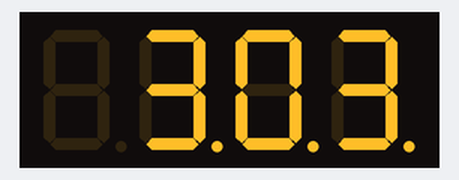
Recording of a program running on a simulated Raspberry Pi (BCM pin numbers), started with the arguments 3 3. On the bench: 4-digit seven-segment display. Library files of the repository ran but are not shown: tm1637.py; what the program prints to the terminal is not drawn. At 5.0 s the program stops and its outputs stay as they are.

Above: at 0.1 s.
At 4.6 s:
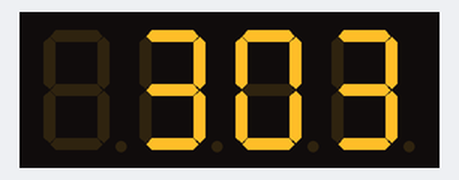

The program:

show_time.py
```python
#!/usr/bin/python

import sys
import time
from tm1637 import TM1637

hour = int(sys.argv[1])
minute = int(sys.argv[2])

pin_clk = 26
pin_dio = 16
brightness = 2

Display = TM1637(pin_clk, pin_dio, brightness)

Display.Clear()

if hour < 10:
  Display.Show1(1, hour)
else:
  d = 0
  for n in str(hour):
    Display.Show1(d, int(n))
    d = d + 1

if minute < 10:
  Display.Show1(2, 0)
  Display.Show1(3, minute)
else:
  d = 2
  for n in str(minute):
    Display.Show1(d, int(n))
    d = d + 1

for n in range(0, 5):
  Display.ShowDoublepoint(True)
  time.sleep(0.5)
  Display.ShowDoublepoint(False)
  time.sleep(0.5)

Display.Clear()

print str(hour) + ':' + str(minute)
```

Measured:
- what the display in image 1 shows lasts 0.5 s, from 4.5 s to 5.0 s
